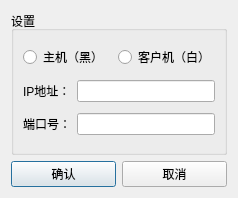
<?xml version="1.0" encoding="UTF-8"?>
<ui version="4.0">
 <class>NetSetupDialog</class>
 <widget class="QDialog" name="NetSetupDialog">
  <property name="geometry">
   <rect>
    <x>0</x>
    <y>0</y>
    <width>238</width>
    <height>198</height>
   </rect>
  </property>
  <property name="baseSize">
   <size>
    <width>400</width>
    <height>400</height>
   </size>
  </property>
  <property name="windowTitle">
   <string>Dialog</string>
  </property>
  <layout class="QGridLayout" name="gridLayout_2">
   <item row="0" column="0">
    <layout class="QVBoxLayout" name="verticalLayout">
     <item>
      <widget class="QGroupBox" name="IDC_STATIC">
       <property name="title">
        <string>设置</string>
       </property>
       <layout class="QGridLayout" name="gridLayout">
        <item row="1" column="0">
         <widget class="QLabel" name="label">
          <property name="text">
           <string>IP地址：</string>
          </property>
         </widget>
        </item>
        <item row="1" column="1" colspan="2">
         <widget class="QLineEdit" name="IP_ADDRESS_EDIT">
          <property name="alignment">
           <set>Qt::AlignCenter</set>
          </property>
         </widget>
        </item>
        <item row="0" column="0" colspan="2">
         <widget class="QRadioButton" name="HOST_OPTION">
          <property name="enabled">
           <bool>true</bool>
          </property>
          <property name="text">
           <string>主机（黑）</string>
          </property>
          <property name="checkable">
           <bool>true</bool>
          </property>
         </widget>
        </item>
        <item row="2" column="0">
         <widget class="QLabel" name="label_2">
          <property name="text">
           <string>端口号：</string>
          </property>
         </widget>
        </item>
        <item row="2" column="1" colspan="2">
         <widget class="QLineEdit" name="NET_PORT_EDIT">
          <property name="cursor">
           <cursorShape>IBeamCursor</cursorShape>
          </property>
          <property name="alignment">
           <set>Qt::AlignCenter</set>
          </property>
         </widget>
        </item>
        <item row="0" column="2">
         <widget class="QRadioButton" name="CLIENT_OPTION">
          <property name="text">
           <string>客户机（白）</string>
          </property>
         </widget>
        </item>
       </layout>
      </widget>
     </item>
     <item>
      <layout class="QHBoxLayout" name="horizontalLayout">
       <item>
        <widget class="QPushButton" name="OK">
         <property name="text">
          <string>确认</string>
         </property>
        </widget>
       </item>
       <item>
        <widget class="QPushButton" name="CANCEL">
         <property name="text">
          <string>取消</string>
         </property>
        </widget>
       </item>
      </layout>
     </item>
    </layout>
   </item>
  </layout>
 </widget>
 <resources/>
 <connections/>
</ui>
